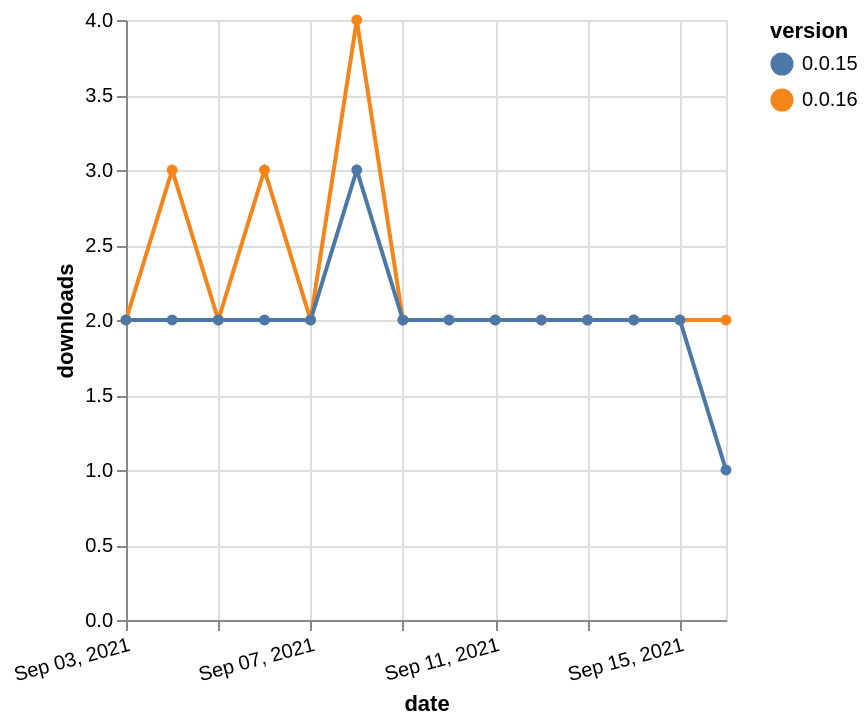

The specification (Vega-Lite) saved for this image:
### Vega-Lite specification from a JSON file in a GitHub repository (floating-point values rounded to 4 significant figures)
{"$schema": "https://vega.github.io/schema/vega-lite/v5.json", "description": "A simple bar chart with embedded data.", "data": {"values": [{"date": "2021-09-03", "total": 1604, "delta": 2, "version": "0.0.16"}, {"date": "2021-09-04", "total": 1607, "delta": 3, "version": "0.0.16"}, {"date": "2021-09-05", "total": 1609, "delta": 2, "version": "0.0.16"}, {"date": "2021-09-06", "total": 1612, "delta": 3, "version": "0.0.16"}, {"date": "2021-09-07", "total": 1614, "delta": 2, "version": "0.0.16"}, {"date": "2021-09-08", "total": 1618, "delta": 4, "version": "0.0.16"}, {"date": "2021-09-09", "total": 1620, "delta": 2, "version": "0.0.16"}, {"date": "2021-09-10", "total": 1622, "delta": 2, "version": "0.0.16"}, {"date": "2021-09-11", "total": 1624, "delta": 2, "version": "0.0.16"}, {"date": "2021-09-12", "total": 1626, "delta": 2, "version": "0.0.16"}, {"date": "2021-09-13", "total": 1628, "delta": 2, "version": "0.0.16"}, {"date": "2021-09-14", "total": 1630, "delta": 2, "version": "0.0.16"}, {"date": "2021-09-15", "total": 1632, "delta": 2, "version": "0.0.16"}, {"date": "2021-09-16", "total": 1634, "delta": 2, "version": "0.0.16"}, {"date": "2021-09-03", "total": 2365, "delta": 2, "version": "0.0.15"}, {"date": "2021-09-04", "total": 2367, "delta": 2, "version": "0.0.15"}, {"date": "2021-09-05", "total": 2369, "delta": 2, "version": "0.0.15"}, {"date": "2021-09-06", "total": 2371, "delta": 2, "version": "0.0.15"}, {"date": "2021-09-07", "total": 2373, "delta": 2, "version": "0.0.15"}, {"date": "2021-09-08", "total": 2376, "delta": 3, "version": "0.0.15"}, {"date": "2021-09-09", "total": 2378, "delta": 2, "version": "0.0.15"}, {"date": "2021-09-10", "total": 2380, "delta": 2, "version": "0.0.15"}, {"date": "2021-09-11", "total": 2382, "delta": 2, "version": "0.0.15"}, {"date": "2021-09-12", "total": 2384, "delta": 2, "version": "0.0.15"}, {"date": "2021-09-13", "total": 2386, "delta": 2, "version": "0.0.15"}, {"date": "2021-09-14", "total": 2388, "delta": 2, "version": "0.0.15"}, {"date": "2021-09-15", "total": 2390, "delta": 2, "version": "0.0.15"}, {"date": "2021-09-16", "total": 2391, "delta": 1, "version": "0.0.15"}]}, "width": "container", "mark": {"type": "line", "point": {"filled": true}}, "encoding": {"x": {"field": "date", "type": "temporal", "timeUnit": "yearmonthdate", "title": "date", "axis": {"labelAngle": -15}}, "y": {"field": "delta", "type": "quantitative", "title": "downloads"}, "color": {"field": "version", "type": "nominal"}, "tooltip": {"field": "delta"}}}
